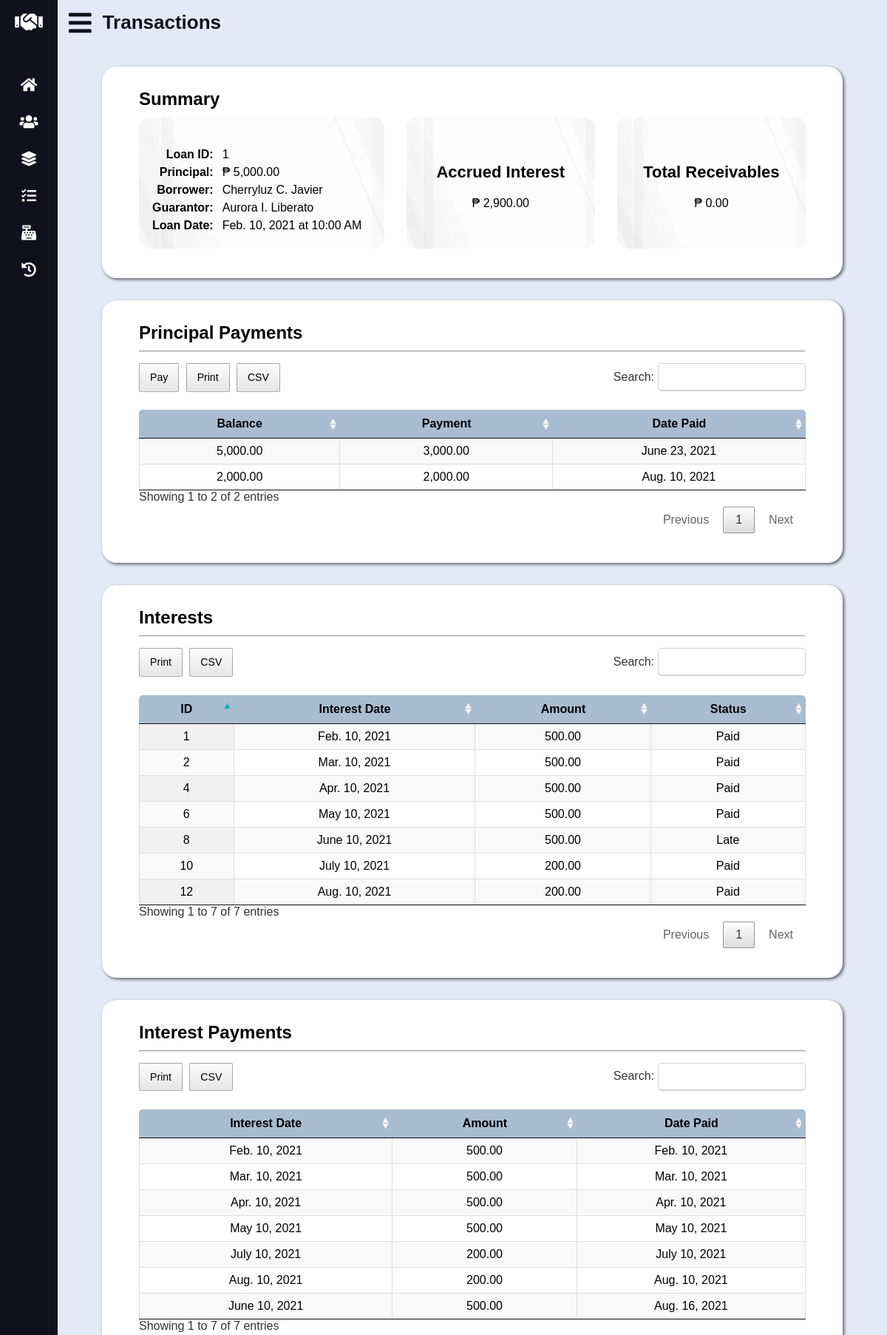
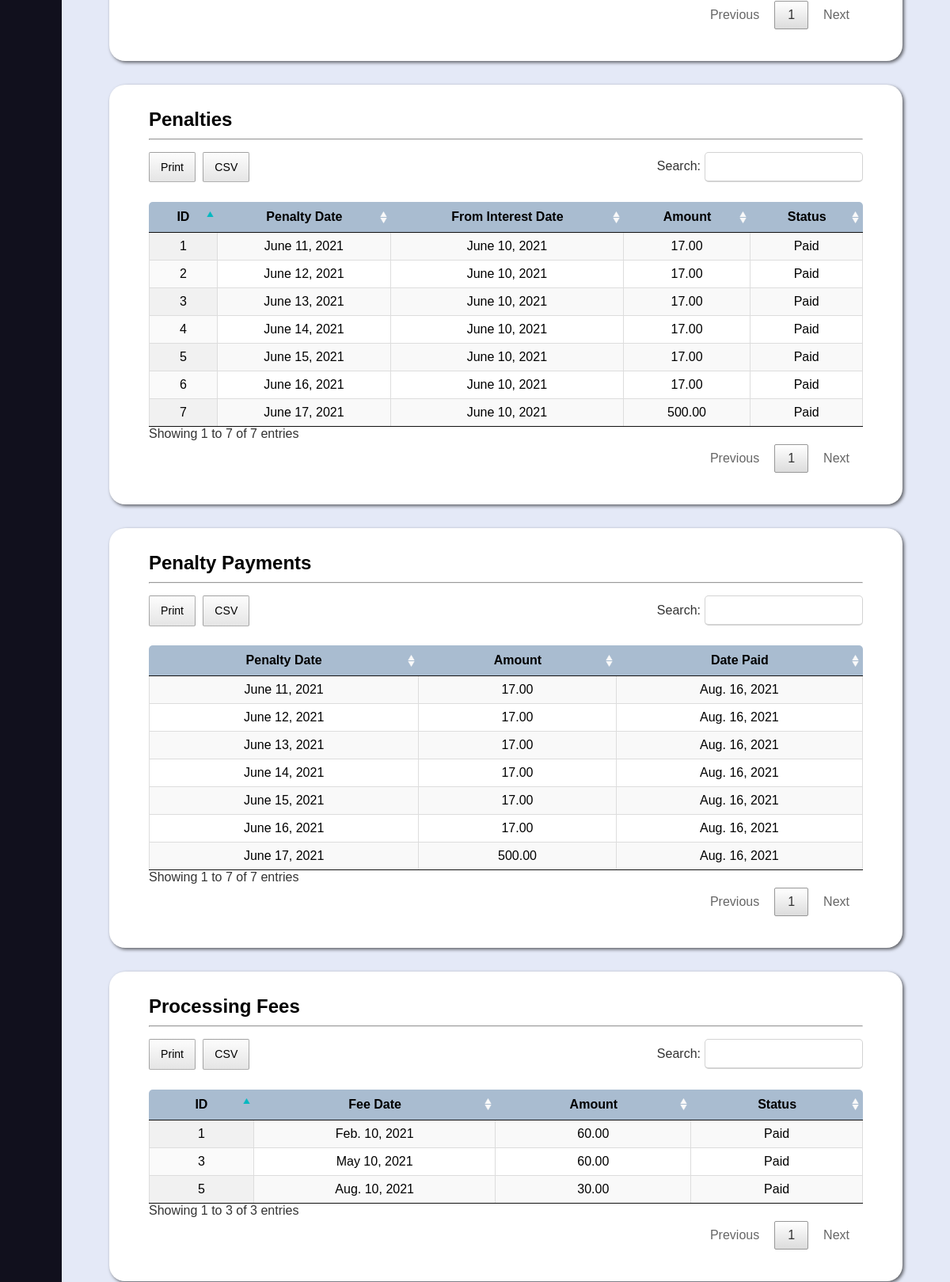
The page /loan-details.php?id=1 (upper part) on the database its author committed (2 pictures, top to bottom).
### tables this page shows
CREATE TABLE `loan` (
	`loan_id` INT UNSIGNED AUTO_INCREMENT PRIMARY KEY,
	`borrower_id` INT UNSIGNED NOT NULL,
	`guarantor_id` INT UNSIGNED NOT NULL,
	`loan_date_time` DATETIME NOT NULL DEFAULT (NOW()),
	`principal` DECIMAL(10, 2) NOT NULL,
	`status` ENUM('Active', 'Closed') DEFAULT 'Active' NOT NULL,
	`proof` CHAR(10) NOT NULL,
	`collateral` CHAR(10),

	CONSTRAINT fk_loan_borrower_id FOREIGN KEY (`borrower_id`)
		REFERENCES `data_subject` (`data_subject_id`)
		ON UPDATE CASCADE
		ON DELETE RESTRICT,
	CONSTRAINT fk_loan_guarantor_id FOREIGN KEY (`guarantor_id`)
		REFERENCES `guarantor` (`guarantor_id`)
		ON UPDATE CASCADE
		ON DELETE RESTRICT
);

CREATE TABLE `principal_payment` (
	`principal_payment_id` INT UNSIGNED AUTO_INCREMENT PRIMARY KEY,
	`amount` DECIMAL(10, 2) NOT NULL,
	`date_time_paid` DATETIME NOT NULL DEFAULT (NOW()),
	`loan_id` INT UNSIGNED NOT NULL,

	CONSTRAINT fk_principal_payment_loan_id FOREIGN KEY (`loan_id`)
		REFERENCES `loan` (`loan_id`)
		ON UPDATE CASCADE
		ON DELETE RESTRICT
);

CREATE TABLE `interest` (
	`interest_id` INT UNSIGNED AUTO_INCREMENT PRIMARY KEY,
	`interest_date` DATE NOT NULL,
	`amount` DECIMAL(9, 2) NOT NULL,
	`status` ENUM('Paid', 'Pending', 'Overdue', 'Late') DEFAULT 'Pending' NOT NULL,
	`loan_id` INT UNSIGNED NOT NULL,

	CONSTRAINT fk_interest_loan_id FOREIGN KEY (`loan_id`)
		REFERENCES `loan` (`loan_id`)
		ON UPDATE CASCADE
		ON DELETE RESTRICT
);

CREATE TABLE `interest_payment` (
	`interest_payment_id` INT UNSIGNED AUTO_INCREMENT PRIMARY KEY,
	`amount` DECIMAL(9, 2) NOT NULL,
	`date_time_paid` DATETIME NOT NULL DEFAULT (NOW()),
	`interest_id` INT UNSIGNED NOT NULL,

	CONSTRAINT fk_interest_payment_interest_id FOREIGN KEY (`interest_id`)
		REFERENCES `interest` (`interest_id`)
		ON UPDATE CASCADE
		ON DELETE RESTRICT
);

CREATE TABLE `penalty` (
	`penalty_id` INT UNSIGNED AUTO_INCREMENT PRIMARY KEY,
	`penalty_date` DATE NOT NULL,
	`amount` DECIMAL(9, 2) NOT NULL,
	`status` ENUM('Paid', 'Pending') DEFAULT 'Pending' NOT NULL,
	`interest_id` INT UNSIGNED NOT NULL,
	`loan_id` INT UNSIGNED NOT NULL,

	CONSTRAINT fk_penalty_interest_id FOREIGN KEY (`interest_id`)
		REFERENCES `interest` (`interest_id`)
		ON UPDATE CASCADE
		ON DELETE RESTRICT,
	CONSTRAINT fk_penalty_loan_id FOREIGN KEY (`loan_id`)
		REFERENCES `loan` (`loan_id`)
		ON UPDATE CASCADE
		ON DELETE RESTRICT
);

CREATE TABLE `penalty_payment` (
	`penalty_payment_id` INT UNSIGNED AUTO_INCREMENT PRIMARY KEY,
	`amount` DECIMAL(9, 2) NOT NULL,
	`date_time_paid` DATETIME NOT NULL DEFAULT (NOW()),
	`penalty_id` INT UNSIGNED NOT NULL,

	CONSTRAINT fk_penalty_payment_penalty_id FOREIGN KEY (`penalty_id`)
		REFERENCES `penalty` (`penalty_id`)
		ON UPDATE CASCADE
		ON DELETE RESTRICT
);

CREATE TABLE `processing_fee` (
	`processing_fee_id` INT UNSIGNED AUTO_INCREMENT PRIMARY KEY,
	`processing_fee_date` DATE NOT NULL,
	`amount` DECIMAL(8, 2) NOT NULL,
	`status` ENUM('Paid', 'Pending') DEFAULT 'Pending' NOT NULL,
	`loan_id` INT UNSIGNED NOT NULL,

	CONSTRAINT fk_processing_fee_loan_id FOREIGN KEY (`loan_id`)
		REFERENCES `loan` (`loan_id`)
		ON UPDATE CASCADE
		ON DELETE RESTRICT
);

### lib/database-handler.php (called while the page is built, shortened)
<?php
class Database {
	private $host = DB_HOST;
	private $dbname = DB_NAME;
	private $charset = DB_CHARSET;
	private $user = DB_USER;
	private $password = DB_PASSWORD;
	private $dbh;
	private $stmt;
	public function __construct() {
		$dsn = "mysql:host=".$this->host.";charset=".$this->charset.";dbname=".$this->dbname;
		$options = array (
			PDO::ATTR_PERSISTENT => true,
			PDO::ATTR_ERRMODE => PDO::ERRMODE_EXCEPTION,
			PDO::ATTR_ORACLE_NULLS => PDO::NULL_NATURAL
		);
		try {
			$this->dbh = new PDO($dsn, $this->user, $this->password, $options);
		}
		catch (PDOException $e) {
			$this->error = $e->getMessage()." in ".$e->getFile()." on line ".$e->getLine();
			$this->terminate();
		}
	}
	public function query($query) {
		$this->stmt = $this->dbh->prepare($query);
	}
	public function bind($param, $value, $type = null) {
		if (is_null($type)) {
			switch (true) {
				default:
					$type = PDO::PARAM_STR;
			}
		}
		$this->stmt->bindValue($param, $value, $type);
	}
	public function execute($message = "", $redirect = "") {
		try {
			return $this->stmt->execute();
		}
		catch (PDOException $e) {
			$this->logFile = "../src/log.txt";
			$this->error = $e->getMessage()." in ".$e->getFile()." on line ".$e->getLine();
			$this->logError();
		}
		finally {
			if ($redirect !== "") {
				$this->confirmQuery($message, $redirect);
			}
		}
	}
	public function resultSet() {
		$this->execute();
		return $this->stmt->fetchAll(PDO::FETCH_OBJ);
	}
	public function resultRecord() {
		$this->execute();
		return $this->stmt->fetch(PDO::FETCH_OBJ);
	}
	public function resultColumn() {
		$this->execute();
		return $this->stmt->fetchColumn();
	}
}

### models/Transaction.php (called while the page is built, shortened)
<?php
class Transaction {
	private $db;
	public function __construct() {
		$this->db = new Database();
	}
	public function getLoan($id) {
		$this->db->query("SELECT * FROM `loan` WHERE `loan_id` = ?");
		$this->db->bind(1, $id);
		return $this->db->resultRecord();
	}
	public function getPrincipalPayments($id) {
		$this->db->query("SELECT * FROM `principal_payment` WHERE `loan_id` = ?");
		$this->db->bind(1, $id);
		return $this->db->resultSet();
	}
	public function getPrincipalBalance($id) {
		$this->db->query("CALL get_principal_balance(?, @balance)");
		$this->db->bind(1, $id);
		$this->db->execute();
		$this->db->query("SELECT @balance");
		return $this->db->resultColumn();
	}
	public function getPrincipalBalanceByDateTime($id, $date_time) {
		$this->db->query("CALL get_principal_balance_by_date_time(?, ?, @balance)");
		$this->db->bind(1, $id);
		$this->db->bind(2, $date_time);
		$this->db->execute();
		$this->db->query("SELECT @balance");
		return $this->db->resultColumn();
	}
	public function getInterests($id) {
		$this->db->query("SELECT * FROM `interest` WHERE `loan_id` = ?");
		$this->db->bind(1, $id);
		return $this->db->resultSet();
	}
	public function getInterestPayments($id) {
		$this->db->query("SELECT `interest_date`, `interest_payment`.`amount`, `date_time_paid` FROM `interest_payment` INNER JOIN `interest` USING (`interest_id`) WHERE `loan_id` = ?");
		$this->db->bind(1, $id);
		return $this->db->resultSet();
	}
	public function getPenalties($id) {
		$this->db->query("SELECT `penalty_id`, `penalty_date`, `interest_date`, `penalty`.`amount`, `penalty`.`status` FROM `penalty` INNER JOIN `interest` USING (`interest_id`) WHERE `penalty`.`loan_id` = ?");
		$this->db->bind(1, $id);
		return $this->db->resultSet();
	}
	public function getPenaltyPayments($id) {
		$this->db->query("SELECT `penalty_date`, `penalty_payment`.`amount`, `date_time_paid` FROM `penalty_payment` INNER JOIN `penalty` USING (`penalty_id`) WHERE `loan_id` = ?");
		$this->db->bind(1, $id);
		return $this->db->resultSet();
	}
	public function getProcessingFees($id) {
		$this->db->query("SELECT * FROM `processing_fee` WHERE `loan_id` = ?");
		$this->db->bind(1, $id);
		return $this->db->resultSet();
	}
	public function getProcessingFeePayments($id) {
		$this->db->query("SELECT `processing_fee_date`, `processing_fee_payment`.`amount`, `date_time_paid` FROM `processing_fee_payment` INNER JOIN `processing_fee` USING (`processing_fee_id`) WHERE `loan_id` = ?");
		$this->db->bind(1, $id);
		return $this->db->resultSet();
	}
	public function getAccruedInterest($id) {
		$this->db->query("CALL get_accrued_interest(?, @accrued_interest)");
		$this->db->bind(1, $id);
		$this->db->execute();
		$this->db->query("SELECT @accrued_interest");
		return $this->db->resultColumn();
	}
	public function getTotalReceivablesByLoan($id) {
		$this->db->query("CALL get_total_receivables_by_loan(?, @total_receivables)");
		$this->db->bind(1, $id);
		$this->db->execute();
		$this->db->query("SELECT @total_receivables");
		return $this->db->resultColumn();
	}
}

### models/DataSubject.php (called while the page is built, shortened)
<?php
class DataSubject {
	private $db;
	public function __construct() {
		$this->db = new Database();
	}
	public function getName($id) {
		$this->db->query("SELECT CONCAT(`fname`, ' ', LEFT(`mname`, 1), '. ', `lname`) AS name FROM `data_subject` WHERE `data_subject_id` = ?");
		$this->db->bind(1, $id);
		return $this->db->resultColumn();
	}
}

### lib/conversion-util.php (called while the page is built, shortened)
<?php
class Converter {
	public function shortToLongDate($date) {
		$time_stamp = strtotime($date);
		$format = "M. j, Y";
		$formatted_date = date($format, $time_stamp);
		if (strpos($formatted_date, "May") !== false)
			$formatted_date = str_replace(".", "", $formatted_date);
		else if (strpos($formatted_date, "Jun") !== false)
			$formatted_date = str_replace(".", "e", $formatted_date);
		else if (strpos($formatted_date, "Jul") !== false)
			$formatted_date = str_replace(".", "y", $formatted_date);
		return $formatted_date;
	}
	public function shortToLongDateTime($datetime) {
		$time_stamp = strtotime($datetime);
		$format = "M. j, Y \\a\\t g:i A";
		$formatted_date = date($format, $time_stamp);
		return $formatted_date;
	}
}

### loan-details.php (the view, shortened to what this page needs)
<?php
	if (isset($_GET["id"]))
		$id = $_GET["id"];
	else {
		echo "<script>alert('Sorry, something went wrong!');</script>";
		echo "<script>window.location.replace('transactions.php');</script>";
	}
	require_once "lib/database-handler.php";
	require_once "lib/conversion-util.php";
	require_once "models/Transaction.php";
	require_once "models/DataSubject.php";
	$converter = new Converter();
	$transaction = new Transaction();
	$data_subject = new DataSubject();
	$accrued_interest = $transaction->getAccruedInterest($id);
	$total_receivables = $transaction->getTotalReceivablesByLoan($id);
	$loan = $transaction->getLoan($id);
	$principal_payments = $transaction->getPrincipalPayments($id);
	$interests = $transaction->getInterests($id);
	$interest_payments = $transaction->getInterestPayments($id);
	$penalties = $transaction->getPenalties($id);
	$penalty_payments = $transaction->getPenaltyPayments($id);
	$processing_fees = $transaction->getProcessingFees($id);
?>
<!DOCTYPE html>
<html lang="en">
<head>
	<link rel="stylesheet" type="text/css" href="css/all.min.css" />
	<link rel="stylesheet" type="text/css" href="css/datatables.min.css" />
	<link rel="stylesheet" type="text/css" href="css/tingle.min.css" />
	<link rel="stylesheet" type="text/css" href="css/style.css" />
	<link rel="stylesheet" type="text/css" href="css/vertical-nav-bar.css" />
	<link rel="stylesheet" type="text/css" href="css/tables.css" />
	<link rel="stylesheet" type="text/css" href="css/forms.css" />
	<link rel="stylesheet" type="text/css" href="css/loan-details.css" />
	<link rel="stylesheet" type="text/css" href="css/media-queries.css" />
</head>
<body>
	<main>
		<header>
			<i class="fas fa-bars"></i>
			<h2 class="text">Transactions</h2>
		</header>
			<div id="summary-details"><?php require "inc/loan-info.php"; ?></div>
		<section id="summary">
			<h3>Summary</h3>
			<div class="grid-wrapper">
				<?php require "inc/loan-info.php"; ?>
				<div id="accrued-interest">
					<h4>Accrued Interest</h4>
					<p><span>&#8369;</span> <?php echo number_format($accrued_interest, 2, ".", ","); ?></p>
				</div>
				<div id="total-receivables">
					<h4>Total Receivables</h4>
					<p><span>&#8369;</span> <?php echo number_format($total_receivables, 2, ".", ","); ?></p>
				</div>
			</div>
		</section>
		<section id="principal-payments">
			<h3>Principal Payments</h3>
			<hr />
			<table id="principal-payments-tbl" class="display cell-border" width="100%">
				<thead>
					<tr>
						<th>Balance</th>
						<th>Payment</th>
						<th>Date Paid</th>
					</tr>
				</thead>
				<tbody>
					<?php foreach ($principal_payments as $pp): ?>
					<tr>
						<td>
							<?php
								echo number_format(
									$transaction->getPrincipalBalanceByDateTime($pp->loan_id, $pp->date_time_paid), 2, ".", ","
								);
							?>
						</td>
						<td><?php echo number_format($pp->amount, 2, ".", ","); ?></td>
						<td><?php echo $converter->shortToLongDate($pp->date_time_paid); ?></td>
					</tr>
					<?php endforeach; ?>
				</tbody>
			</table>
		</section>
		<section id="interests">
			<h3>Interests</h3>
			<hr />
			<table id="interests-tbl" class="display cell-border" width="100%">
				<thead>
					<tr>
						<th>ID</th>
						<th>Interest Date</th>
						<th>Amount</th>
						<th>Status</th>
					</tr>
				</thead>
				<tbody>
					<?php foreach ($interests as $i): ?>
					<tr>
						<td><?php echo $i->interest_id; ?></td>
						<td><?php echo $converter->shortToLongDate($i->interest_date); ?></td>
						<td><?php echo number_format($i->amount, 2, ".", ","); ?></td>
						<?php if ($i->status == "Paid" || $i->status == "Late"): ?>
						<td><?php echo $i->status; ?></td>
						<?php endif; ?>
					</tr>
					<?php endforeach; ?>
				</tbody>
			</table>
		</section>
		<section id="interest-payments">
			<h3>Interest Payments</h3>
			<hr />
			<table id="interest-payments-tbl" class="display cell-border" width="100%">
				<thead>
					<tr>
						<th>Interest Date</th>
						<th>Amount</th>
						<th>Date Paid</th>
					</tr>
				</thead>
				<tbody>
					<?php foreach ($interest_payments as $ip): ?>
					<tr>
						<td><?php echo $converter->shortToLongDate($ip->interest_date); ?></td>
						<td><?php echo number_format($ip->amount, 2, ".", ","); ?></td>
						<td><?php echo $converter->shortToLongDate($ip->date_time_paid); ?></td>
					</tr>
					<?php endforeach; ?>
				</tbody>
			</table>
		</section>
		<section id="penalties">
			<h3>Penalties</h3>
			<hr />
			<table id="penalties-tbl" class="display cell-border" width="100%">
				<thead>
					<tr>
						<th>ID</th>
						<th>Penalty Date</th>
						<th>From Interest Date</th>
						<th>Amount</th>
						<th>Status</th>
					</tr>
				</thead>
				<tbody>
					<?php foreach ($penalties as $p): ?>
					<tr>
						<td><?php echo $p->penalty_id; ?></td>
						<td><?php echo $converter->shortToLongDate($p->penalty_date); ?></td>
						<td><?php echo $converter->shortToLongDate($p->interest_date); ?></td>
						<td><?php echo number_format($p->amount, 2, ".", ","); ?></td>
						<?php if ($p->status == "Paid"): ?>
						<td><?php echo $p->status; ?></td>
						<?php endif; ?>
					</tr>
					<?php endforeach; ?>
				</tbody>
			</table>
		</section>
		<section id="penalty-payments">
			<h3>Penalty Payments</h3>
			<hr />
			<table id="penalty-payments-tbl" class="display cell-border" width="100%">
				<thead>
					<tr>
						<th>Penalty Date</th>
						<th>Amount</th>
						<th>Date Paid</th>
					</tr>
				</thead>
				<tbody>
					<?php foreach ($penalty_payments as $pp): ?>
					<tr>
						<td><?php echo $converter->shortToLongDate($pp->penalty_date); ?></td>
						<td><?php echo number_format($pp->amount, 2, ".", ","); ?></td>
						<td><?php echo $converter->shortToLongDate($pp->date_time_paid); ?></td>
					</tr>
					<?php endforeach; ?>
				</tbody>
			</table>
		</section>
		<section id="processing-fees">
			<h3>Processing Fees</h3>
			<hr />
			<table id="processing-fees-tbl" class="display cell-border" width="100%">
				<thead>
					<tr>
						<th>ID</th>
						<th>Fee Date</th>
						<th>Amount</th>
						<th>Status</th>
					</tr>
				</thead>
				<tbody>
					<?php foreach ($processing_fees as $pf): ?>
					<tr>
						<td><?php echo $pf->processing_fee_id; ?></td>
						<td><?php echo $converter->shortToLongDate($pf->processing_fee_date); ?></td>
						<td><?php echo number_format($pf->amount, 2, ".", ","); ?></td>
						<?php if ($pf->status == "Paid"): ?>
						<td><?php echo $pf->status; ?></td>
						<?php endif; ?>
					</tr>
					<?php endforeach; ?>
				</tbody>
			</table>
		</section>
	</main>
</body>
</html>

### inc/loan-info.php
<table>
	<tr>
		<th>Loan ID:</th>
		<td><?php echo $id; ?></td>
	</tr>
	<tr>
		<th>Principal:</th>
		<td><span>&#8369;</span> <?php echo number_format($loan->principal, 2, ".", ","); ?></td>
	</tr>
	<tr>
		<th>Borrower:</th>
		<td><?php echo $data_subject->getName($loan->borrower_id); ?></td>
	</tr>
	<tr>
		<th>Guarantor:</th>
		<td><?php echo $data_subject->getName($loan->guarantor_id); ?></td>
	</tr>
	<tr>
		<th>Loan Date:</th>
		<td><?php echo $converter->shortToLongDateTime($loan->loan_date_time); ?></td>
	</tr>
</table>

### rows shown on the page
loan: principal "5,000.00", loan_date_time "Feb. 10, 2021 at 10:00 AM"
principal_payment: date_time_paid "5,000.00", amount "3,000.00", date_time_paid "June 23, 2021"
principal_payment: date_time_paid "2,000.00", amount "2,000.00", date_time_paid "Aug. 10, 2021"
interest: interest_id "1", interest_date "Feb. 10, 2021", amount "500.00", status "Paid"
interest: interest_id "2", interest_date "Mar. 10, 2021", amount "500.00", status "Paid"
interest: interest_id "4", interest_date "Apr. 10, 2021", amount "500.00", status "Paid"
interest: interest_id "6", interest_date "May 10, 2021", amount "500.00", status "Paid"
interest: interest_id "8", interest_date "June 10, 2021", amount "500.00", status "Late"
interest: interest_id "10", interest_date "July 10, 2021", amount "200.00", status "Paid"
interest: interest_id "12", interest_date "Aug. 10, 2021", amount "200.00", status "Paid"
interest_payment: interest.interest_date "Feb. 10, 2021", amount "500.00", date_time_paid "Feb. 10, 2021"
interest_payment: interest.interest_date "Mar. 10, 2021", amount "500.00", date_time_paid "Mar. 10, 2021"
interest_payment: interest.interest_date "Apr. 10, 2021", amount "500.00", date_time_paid "Apr. 10, 2021"
interest_payment: interest.interest_date "May 10, 2021", amount "500.00", date_time_paid "May 10, 2021"
interest_payment: interest.interest_date "July 10, 2021", amount "200.00", date_time_paid "July 10, 2021"
interest_payment: interest.interest_date "Aug. 10, 2021", amount "200.00", date_time_paid "Aug. 10, 2021"
interest_payment: interest.interest_date "June 10, 2021", amount "500.00", date_time_paid "Aug. 16, 2021"
penalty: penalty_id "1", penalty_date "June 11, 2021", interest.interest_date "June 10, 2021", amount "17.00", status "Paid"
penalty: penalty_id "2", penalty_date "June 12, 2021", interest.interest_date "June 10, 2021", amount "17.00", status "Paid"
penalty: penalty_id "3", penalty_date "June 13, 2021", interest.interest_date "June 10, 2021", amount "17.00", status "Paid"
penalty: penalty_id "4", penalty_date "June 14, 2021", interest.interest_date "June 10, 2021", amount "17.00", status "Paid"
penalty: penalty_id "5", penalty_date "June 15, 2021", interest.interest_date "June 10, 2021", amount "17.00", status "Paid"
penalty: penalty_id "6", penalty_date "June 16, 2021", interest.interest_date "June 10, 2021", amount "17.00", status "Paid"
penalty: penalty_id "7", penalty_date "June 17, 2021", interest.interest_date "June 10, 2021", amount "500.00", status "Paid"
penalty_payment: penalty.penalty_date "June 11, 2021", amount "17.00", date_time_paid "Aug. 16, 2021"
penalty_payment: penalty.penalty_date "June 12, 2021", amount "17.00", date_time_paid "Aug. 16, 2021"
penalty_payment: penalty.penalty_date "June 13, 2021", amount "17.00", date_time_paid "Aug. 16, 2021"
penalty_payment: penalty.penalty_date "June 14, 2021", amount "17.00", date_time_paid "Aug. 16, 2021"
penalty_payment: penalty.penalty_date "June 15, 2021", amount "17.00", date_time_paid "Aug. 16, 2021"
penalty_payment: penalty.penalty_date "June 16, 2021", amount "17.00", date_time_paid "Aug. 16, 2021"
penalty_payment: penalty.penalty_date "June 17, 2021", amount "500.00", date_time_paid "Aug. 16, 2021"
processing_fee: processing_fee_id "1", processing_fee_date "Feb. 10, 2021", amount "60.00", status "Paid"
processing_fee: processing_fee_id "3", processing_fee_date "May 10, 2021", amount "60.00", status "Paid"
processing_fee: processing_fee_id "5", processing_fee_date "Aug. 10, 2021", amount "30.00", status "Paid"

### other values the page prints
$id "1"
$data_subject->getName($loan->borrower_id) "Cherryluz C. Javier"
$data_subject->getName($loan->guarantor_id) "Aurora I. Liberato"
$accrued_interest "2,900.00"
$total_receivables "0.00"
